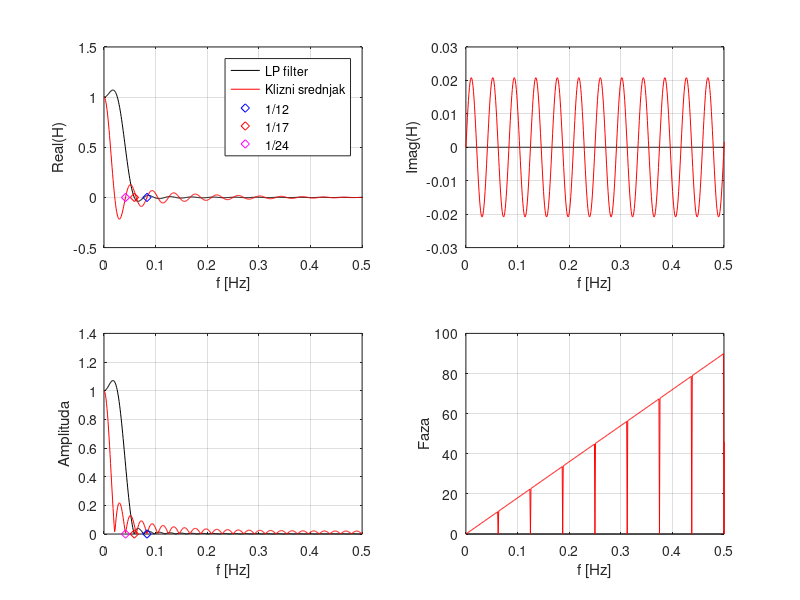

Write the MATLAB code that produced this figure. (Note: this script raises an error after producing the figure.)
close all; clear all;

% Load LP filter data
LPF = load('LP_filter.txt');
lp_filt = LPF(:, 2);

% Load data
load f_07.txt
NE = f_07(:, 6);
NW = f_07(:, 5);

nfft = 2047;
dt = 1;
m = (nfft+1)/2;

% LP filter transfer function
n1 = 49;
h1 = [lp_filt; zeros(nfft - (2*n1-1), 1); lp_filt(n1:-1:2)]; 
H1 = fft(h1);
ph1 = 180/pi*(atan2(abs(imag(H1)),abs(real(H1))));
ph1(ph1<-165) = ph1(ph1<-175) + 360;

% Moving average transfer function
n2 = 24; 
h2 = [ones(n2,1); zeros(m-2*n2,1); ones(n2,1)]/(2*n2);
H2 = fft(h2);
ph2 = 180/pi*(atan2(abs(imag(H2)),abs(real(H2))));
ph2(ph2<-165) = ph2(ph2<-175) + 360;

n = 0 : 1/m : (m-1)*1/(m);

% Plot tranfer functions
figure;
subplot(2,2,1);
plot(n, real(H1(1:m)), 'k-');
hold on;
plot(n, real(H2(1:m)), 'r-');
xlabel('f [Hz]');
ylabel('Real(H)');
plot(1/12, 0, 'db');
plot(1/17, 0, 'dr');
plot(1/24, 0, 'dm');
xlim([0 0.5]);
legend('LP filter','Klizni srednjak','1/12','1/17','1/24');
grid on;

subplot(2,2,2);
plot(n, imag(H1(1:m)), 'k-');
hold on;
plot(n, imag(H2(1:m)), 'r-');
xlabel('f [Hz]');
ylabel('Imag(H)');
xlim([0 0.5]);
grid on;

subplot(2,2,3);
plot(n, abs(H1(1:m)), 'k-');
hold on;
plot(n, abs(H2(1:m)), 'r-');
xlabel('f [Hz]');
ylabel('Amplituda');
plot(1/12, 0, 'db');
plot(1/17, 0, 'dr');
plot(1/24, 0, 'dm');
xlim([0 0.5]);
grid on;

subplot(2,2,4);
plot(n, ph1(1:m), 'k-');
hold on;
plot(n, ph2(1:m), 'r-');
xlabel('f [Hz]');
ylabel('Faza');
xlim([0 0.5]);
grid on;

% LP filter data
NE1 = filt_fir(NE, [lp_filt(n1:-1:2); lp_filt]);
NW1 = filt_fir(NW, [lp_filt(n1:-1:2); lp_filt]);

% Moving average filter data
NE2 = filt_fir(NE, ones(2*n2, 1)/(2*n2));
NW2 = filt_fir(NW, ones(2*n2, 1)/(2*n2));

% Plot filtered data
figure;
subplot(2, 1, 1);
plot(NE, '-k');
hold on;
plot(NE1, '-b');
plot(NE2, '-r');
grid on;
legend('Podatci','LP filtrirani','Klizni srednjak');
title('NE komponenta');
ylabel('Amplituda');
xlabel('Vrijeme');

subplot(2, 1, 2);
plot(NW, '-k');
hold on;
plot(NW1, '-b');
plot(NW2, '-r');
grid on;
title('NW komponenta');
ylabel('Amplituda');
xlabel('Vrijeme');

% Plot difference between filtered data
figure;
subplot(2,1,1);
plot(NE1-NE2);
grid on;
legend('Razlika LP filtra i kliznog srednjaka');
title('NE komponenta');
ylabel('Amplituda');
xlabel('Vrijeme');

subplot(2,1,2);
plot(NW1-NW2);
grid on;
title('NW komponenta');
ylabel('Amplituda');
xlabel('Vrijeme');

% Periodgrams
PNE = abs(fft(NE)); % Raw data
PNE1 = abs(fft(NE1(49:744))); % LP filter
PNE2 = abs(fft(NE2(49:744))); % Moving average

PNW = abs(fft(NW)); % Raw data
PNW1 = abs(fft(NW1(49:744))); % LP filter
PNW2 = abs(fft(NW2(49:744))); % Moving average

pn = length(PNE);
pn1 = length(PNE1);
pn2 = length(PNE2);

x = 0 : 1/pn : (pn-1)*1/(pn);
x1 = 0 : 1/pn1 : (pn1-1)*1/(pn1);
x2 = 0 : 1/pn2 : (pn2-1)*1/(pn2);

% Plot periodgrams
figure;
subplot(2,1,1);
plot(x(1:pn/2), PNE(1:pn/2), '-k');
hold on;
plot(x1(1,1:pn1/2), PNE1(1:pn1/2), '-b');
plot(x2(1:pn2/2), PNE2(1:pn2/2), '-r');
plot(1/12, 0, 'db');
plot(1/17, 0, 'dr');
plot(1/24, 0, 'dm');
plot([1/12, 1/12], [0 3000], '--b');
plot([1/17, 1/17], [0 3000], '--r');
plot([1/24, 1/24], [0 3000], '--m');
ylabel('|H| [m/s]');
xlabel('f [Hz]');
title('Periodogram NE komponente');
xlim([0 0.25]);
ylim([0 3000]);
grid on;
legend('Podatci','LP filtrirani','Klizni srednjak','1/12','1/17','1/24');

subplot(2,1,2);
plot(x(1:pn/2), PNW(1:pn/2), '-k');
hold on;
plot(x1(1,1:pn1/2), PNW1(1:pn1/2), '-b');
plot(x2(1:pn2/2), PNW2(1:pn2/2), '-r');
plot(1/12, 0, 'db');
plot(1/17, 0, 'dr');
plot(1/24, 0, 'dm');
plot([1/12, 1/12], [0 2200], '--b');
plot([1/17, 1/17], [0 2200], '--r');
plot([1/24, 1/24], [0 2200], '--m');
ylabel('|H| [m/s]');
xlabel('f [Hz]');
title('Periodogram NW komponente');
xlim([0 0.25]);
ylim([0 2200]);
grid on;

% Decimating data
for i = 1:length(NE)/24
	NEd(i) = mean(NE(i*24-23:i*24));
	NWd(i) = mean(NW(i*24-23:i*24));
end

% LP filter
NE1d = NE1(24:24:end);
NW1d = NW1(24:24:end);

% Moving average
NE2d = NE2(24:24:end);
NW2d = NW2(24:24:end);

% Periodgrams of decimated data
PNEd = abs(fft(NEd)); % Raw data 
PNE1d = abs(fft(NE1d(3:end-2))); % LP filter
PNE2d = abs(fft(NE2d(2:end-1))); % Moving average

PNWd = abs(fft(NWd)); % Raw data
PNW1d = abs(fft(NW1d(3:end-2))); % LP filter
PNW2d = abs(fft(NW2d(2:end-1))); % Moving average

pnd = length(PNEd);
pn1d = length(PNE1d);
pn2d = length(PNE2d);

xd = 0 : 1/(pnd) : (pnd-1)*1/(pnd);
x1d = 0 : 1/(pn1d) : (pn1d-1)*1/(pn1d);
x2d = 0 : 1/(pn2d) : (pn2d-1)*1/(pn2d);

% Plot periodgrams of decimated data
figure;
subplot(2,1,1);
plot(xd(1:pnd/2), PNEd(1:pnd/2), '-k');
hold on;
plot(x1d(1:pn1d/2), PNE1d(1:pn1d/2), '-b');
plot(x2d(1:pn2d/2), PNE2d(1:pn2d/2), '-r');
plot(1/12, 0, 'db');
plot(1/17, 0, 'dr');
plot(1/24, 0, 'dm');
plot([1/12, 1/12], [0 150], '--b');
plot([1/17, 1/17], [0 150], '--r');
plot([1/24, 1/24], [0 150], '--m');
ylabel('|H| [m/s]');
xlabel('f [Hz]');
title('Periodogram decimirane NE komponente');
xlim([0 0.45]);
ylim([0 140]);
grid on;
legend('Podatci','LP filtrirani','Klizni srednjak','1/12','1/17','1/24');

subplot(2,1,2);
plot(xd(1:pnd/2), PNWd(1:pnd/2), '-k');
hold on;
plot(x1d(1:pn1d/2), PNW1d(1:pn1d/2), '-b');
plot(x2d(1:pn2d/2), PNW2d(1:pn2d/2), '-r');
plot(1/12, 0, 'db');
plot(1/17, 0, 'dr');
plot(1/24, 0, 'dm');
plot([1/12, 1/12], [0 60], '--b');
plot([1/17, 1/17], [0 60], '--r');
plot([1/24, 1/24], [0 60], '--m');
ylabel('|H| [m/s]');
xlabel('f [Hz]');
title('Periodogram decimirane NW komponente');
xlim([0 0.45]);
ylim([0 50]);
grid on;